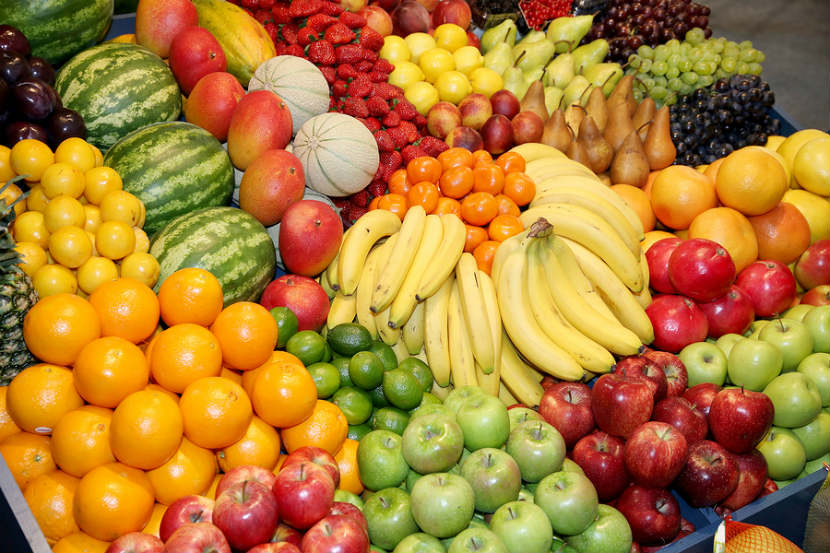
#> input picture Assignment3/fruits.jpg, 830 x 553 px, found by its file name
$ python code.py
#> lines starting #> are read from the running program, lines starting #| are printed output that depends on the picture; after the words box and inside, x2 and y2 are one past the last pixel; in counts of white or black regions, pixels touching at a corner belong together
# -*- coding: utf-8 -*-
"""
Created on Fri Jan 24 14:03:13 2020

@author: SHOBHIT SAINI
"""

import cv2
import numpy as np
#Image reading
img = cv2.imread('D:\\IIT_BBS_CLG_WORK\\IITBBS_LAB_WORK\\DF2_lab\\fruits.jpg')
#> img is the input picture: shape (553, 830, 3); mean B, G, R 51.3, 124.6, 174.8
#Histogram canvas creation
img1 = np.ones((550, 368, 3), np.uint8)*255
#Creating array of size 256 and array is initialize to zeros
arr = np.zeros((256))
#increamenting count array based on the pixel value
for i in range(img.shape[0]):
    for j in range(img.shape[1]):
        arr[img[i][j][1]] += 1

#Finding maximum and normalize the array value from 0 to 549
maximum = np.amax(arr)
#> maximum = 6213
arr = (arr/maximum)*549
arr =arr.astype(int)

#Drawing of histogram
for i in range(256):
    img1 = cv2.line(img1, (i,550), (i,550 - arr[i]),(140, 98, 22), 1)
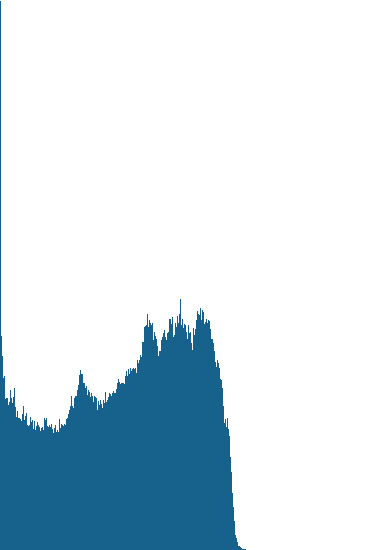
#> img1: shape (550, 368, 3); mean of channels 0, 1, 2 232, 223.6, 208.5; drawn as B, G, R

#original image
cv2.imshow("img", img)
#Histogram image
cv2.imshow("img1", img1)

#Making of random list of size 10 and having the value from 0 to 255
list_int = []
for i in range(10):
    list_int.append(np.random.randint(0,256))

for i in range(img.shape[0]):
    for j in range(img.shape[1]):
        if list_int.count(img[i][j][1]) > 0:
            if np.random.rand() > 0.5:
                if j + 1 <img.shape[1] and j-1 > 0 and i+1 < img.shape[0] and i-1 > 0:
                    img[i][j][1] = (int(img[i+1][j][1]) + int(img[i][j+1][1]) + int(img[i-1][j][1]) + int(img[i][j-1][1]))/4
#> img: shape (553, 830, 3); 1.58% of pixels changed, all inside (x1, y1, x2, y2) = (2, 2, 829, 552)

arr1 = np.zeros((256))
img2 = np.ones((550, 368, 3), np.uint8)*255
for i in range(img.shape[0]):
    for j in range(img.shape[1]):
        arr1[img[i][j][1]] += 1

maximum = np.amax(arr1.astype(int))
#> maximum = 6215
print(maximum)
#| 6215
arr1 = (arr1/maximum)*549
arr1 =arr1.astype(int)
for i in range(256):
    img2 = cv2.line(img2, (i,550), (i,550- arr1[i]),(140, 98, 22), 1)


cv2.imshow("new_histo", img2)
cv2.imshow("img2", img)
upper_limit = 10
for i in range(256):
    if arr[i] - arr1[i] > upper_limit:
        print(i);

cv2.waitKey(0)
cv2.destroyAllWindows()
